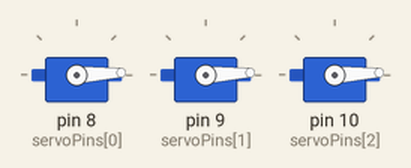
This sketch was run on a simulated Arduino Uno, built with avr-gcc and run on an emulated ATmega328P. On the bench: 3 × servo.

Above: at 0.05 s.
At 0.65 s:
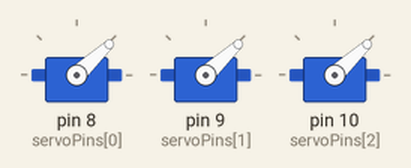
At 1.3 s:
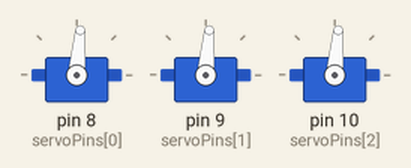
At 2.6 s:
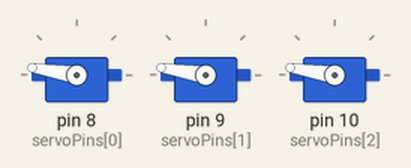
At 3.9 s:
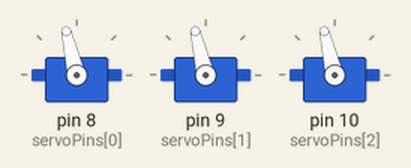
At 5.2 s:
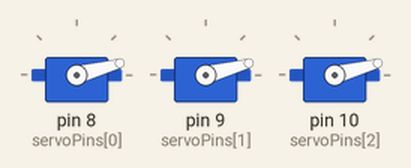
Timing chart, 0 to 7.0 s (numbered marks = the images above):
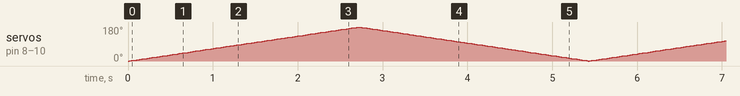

The sketch:

humanoid.ino
```cpp
// controlling multiple servos 0 to 180 and 180 to 0 in loop

#include <Servo.h>

#define NUM_SERVOS 3

Servo servos[NUM_SERVOS];
int servoPins[NUM_SERVOS] = {8, 9, 10};  // defining servo pins

int servoTargets[NUM_SERVOS] = {180, 180, 180}; // target pos
int servoAngles[NUM_SERVOS] = {0, 0, 0}; //initial pos
unsigned long lastMoveTime = 0;

bool increasing = true; // Flag to track direction

void setup() {
  for (int i = 0; i < NUM_SERVOS; i++) {
    servos[i].attach(servoPins[i]);
    servos[i].write(servoAngles[i]);
  }
}

void loop() {
  unsigned long currentTime = millis();

  if (currentTime - lastMoveTime >= 15) {
    lastMoveTime = currentTime;
    for (int i = 0; i < NUM_SERVOS; i++) {
      if (increasing) {
        servoTargets[i] = 180; // Set target to 180 degrees
      } else {
        servoTargets[i] = 0; // Set target to 0 degrees
      }

      if (servoAngles[i] != servoTargets[i]) {
        if (servoAngles[i] < servoTargets[i]) {
          servoAngles[i]++;
        } else {
          servoAngles[i]--;
        }
        servos[i].write(servoAngles[i]);
      }
    }

    if (servoAngles[0] == 0 && servoAngles[1] == 0 && servoAngles[2] == 0) {
      increasing = true; // Change direction to increasing when all servos reach 0 degrees
    } else if (servoAngles[0] == 180 && servoAngles[1] == 180 && servoAngles[2] == 180) {
      increasing = false; // Change direction to decreasing when all servos reach 180 degrees
    }
  }
}
```
